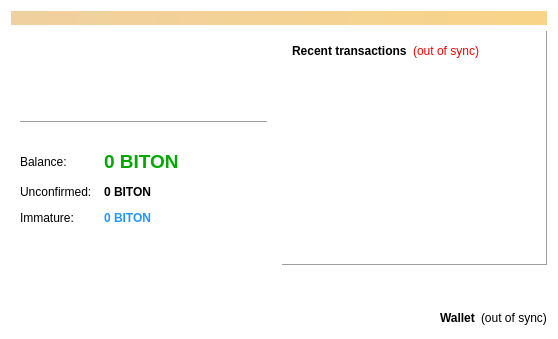
<?xml version="1.0" encoding="UTF-8"?>
<ui version="4.0">
 <class>OverviewPage</class>
 <widget class="QWidget" name="OverviewPage">
  <property name="geometry">
   <rect>
    <x>0</x>
    <y>0</y>
    <width>558</width>
    <height>339</height>
   </rect>
  </property>
  <property name="maximumSize">
   <size>
    <width>16777215</width>
    <height>16777215</height>
   </size>
  </property>
  <property name="windowTitle">
   <string>Form</string>
  </property>
  <property name="windowIcon">
   <iconset resource="../biton.qrc">
    <normaloff>:/icons/biton</normaloff>:/icons/biton</iconset>
  </property>
  <property name="autoFillBackground">
   <bool>false</bool>
  </property>
  <property name="styleSheet">
   <string notr="true">background-color: rgb(255, 255, 255);
alternate-background-color: rgb(255, 255, 255);</string>
  </property>
  <layout class="QVBoxLayout" name="topLayout">
   <item>
    <widget class="QLabel" name="labelAlerts">
     <property name="visible">
      <bool>false</bool>
     </property>
     <property name="styleSheet">
      <string notr="true">background-color: qlineargradient(x1: 0, y1: 0, x2: 1, y2: 0, stop:0 #F0D0A0, stop:1 #F8D488); color:#000000;</string>
     </property>
     <property name="wordWrap">
      <bool>true</bool>
     </property>
     <property name="margin">
      <number>3</number>
     </property>
    </widget>
   </item>
   <item>
    <layout class="QHBoxLayout" name="horizontalLayout" stretch="1,1">
     <item>
      <layout class="QVBoxLayout" name="verticalLayout_2">
       <item>
        <widget class="QFrame" name="frame">
         <property name="autoFillBackground">
          <bool>false</bool>
         </property>
         <property name="styleSheet">
          <string notr="true">background-color: qlineargradient(spread:pad, x1:0.005, y1:0, x2:1, y2:0, stop:0.00402413 rgba(255, 255, 255, 0), stop:0.43863 rgba(0, 188, 255, 0), stop:1 rgba(255, 255, 255, 0));</string>
         </property>
         <property name="frameShape">
          <enum>QFrame::NoFrame</enum>
         </property>
         <property name="frameShadow">
          <enum>QFrame::Raised</enum>
         </property>
         <layout class="QVBoxLayout" name="verticalLayout_4">
          <item>
           <widget class="QLabel" name="label_2">
            <property name="minimumSize">
             <size>
              <width>200</width>
              <height>75</height>
             </size>
            </property>
            <property name="styleSheet">
             <string notr="true">image: url(:/images/res/images/logo.png);
background-color: rgba(255, 255, 255, 0);</string>
            </property>
            <property name="midLineWidth">
             <number>0</number>
            </property>
            <property name="text">
             <string/>
            </property>
            <property name="wordWrap">
             <bool>false</bool>
            </property>
            <property name="margin">
             <number>0</number>
            </property>
            <property name="indent">
             <number>-1</number>
            </property>
            <property name="openExternalLinks">
             <bool>false</bool>
            </property>
           </widget>
          </item>
          <item>
           <widget class="Line" name="line_2">
            <property name="orientation">
             <enum>Qt::Horizontal</enum>
            </property>
           </widget>
          </item>
          <item>
           <spacer name="horizontalSpacer_4">
            <property name="orientation">
             <enum>Qt::Horizontal</enum>
            </property>
            <property name="sizeHint" stdset="0">
             <size>
              <width>40</width>
              <height>20</height>
             </size>
            </property>
           </spacer>
          </item>
          <item>
           <layout class="QFormLayout" name="formLayout_2">
            <property name="fieldGrowthPolicy">
             <enum>QFormLayout::AllNonFixedFieldsGrow</enum>
            </property>
            <property name="horizontalSpacing">
             <number>12</number>
            </property>
            <property name="verticalSpacing">
             <number>12</number>
            </property>
            <item row="0" column="0">
             <widget class="QLabel" name="label">
              <property name="styleSheet">
               <string notr="true">background-color: qlineargradient(spread:pad, x1:0.005, y1:0, x2:1, y2:0, stop:0.00402413 rgba(255, 255, 255, 0), stop:0.43863 rgba(0, 188, 255, 0), stop:1 rgba(255, 255, 255, 0));</string>
              </property>
              <property name="text">
               <string>Balance:</string>
              </property>
             </widget>
            </item>
            <item row="0" column="1">
             <widget class="QLabel" name="labelBalance">
              <property name="font">
               <font>
                <family>Ubuntu</family>
                <pointsize>14</pointsize>
                <weight>75</weight>
                <italic>false</italic>
                <bold>true</bold>
               </font>
              </property>
              <property name="cursor">
               <cursorShape>IBeamCursor</cursorShape>
              </property>
              <property name="toolTip">
               <string>Your current balance</string>
              </property>
              <property name="styleSheet">
               <string notr="true">color: rgb(0, 170, 0);
font: 75 bold 14pt &quot;Ubuntu&quot;;</string>
              </property>
              <property name="text">
               <string notr="true">0 BITON</string>
              </property>
              <property name="textInteractionFlags">
               <set>Qt::LinksAccessibleByMouse|Qt::TextSelectableByKeyboard|Qt::TextSelectableByMouse</set>
              </property>
             </widget>
            </item>
            <item row="1" column="0">
             <widget class="QLabel" name="label_3">
              <property name="styleSheet">
               <string notr="true">background-color: qlineargradient(spread:pad, x1:0.005, y1:0, x2:1, y2:0, stop:0.00402413 rgba(255, 255, 255, 0), stop:0.43863 rgba(0, 188, 255, 0), stop:1 rgba(255, 255, 255, 0));</string>
              </property>
              <property name="text">
               <string>Unconfirmed:</string>
              </property>
             </widget>
            </item>
            <item row="1" column="1">
             <widget class="QLabel" name="labelUnconfirmed">
              <property name="font">
               <font>
                <weight>75</weight>
                <bold>true</bold>
               </font>
              </property>
              <property name="cursor">
               <cursorShape>IBeamCursor</cursorShape>
              </property>
              <property name="toolTip">
               <string>Total of transactions that have yet to be confirmed, and do not yet count toward the current balance</string>
              </property>
              <property name="autoFillBackground">
               <bool>false</bool>
              </property>
              <property name="styleSheet">
               <string notr="true">background-color:  rgba(255, 255, 255, 0);

</string>
              </property>
              <property name="text">
               <string notr="true">0 BITON</string>
              </property>
              <property name="textInteractionFlags">
               <set>Qt::LinksAccessibleByMouse|Qt::TextSelectableByKeyboard|Qt::TextSelectableByMouse</set>
              </property>
             </widget>
            </item>
            <item row="2" column="0">
             <widget class="QLabel" name="labelImmatureText">
              <property name="styleSheet">
               <string notr="true">background-color: qlineargradient(spread:pad, x1:0.005, y1:0, x2:1, y2:0, stop:0.00402413 rgba(255, 255, 255, 0), stop:0.43863 rgba(0, 188, 255, 0), stop:1 rgba(255, 255, 255, 0));</string>
              </property>
              <property name="text">
               <string>Immature:</string>
              </property>
             </widget>
            </item>
            <item row="2" column="1">
             <widget class="QLabel" name="labelImmature">
              <property name="font">
               <font>
                <weight>75</weight>
                <bold>true</bold>
               </font>
              </property>
              <property name="toolTip">
               <string>Mined balance that has not yet matured</string>
              </property>
              <property name="styleSheet">
               <string notr="true">background-color: rgba(255, 255, 255, 0);
color: rgb(32, 151, 255);</string>
              </property>
              <property name="text">
               <string notr="true">0 BITON</string>
              </property>
              <property name="textInteractionFlags">
               <set>Qt::LinksAccessibleByMouse|Qt::TextSelectableByKeyboard|Qt::TextSelectableByMouse</set>
              </property>
             </widget>
            </item>
           </layout>
          </item>
          <item>
           <spacer name="horizontalSpacer_3">
            <property name="orientation">
             <enum>Qt::Horizontal</enum>
            </property>
            <property name="sizeHint" stdset="0">
             <size>
              <width>40</width>
              <height>20</height>
             </size>
            </property>
           </spacer>
          </item>
          <item>
           <spacer name="verticalSpacer">
            <property name="orientation">
             <enum>Qt::Vertical</enum>
            </property>
            <property name="sizeHint" stdset="0">
             <size>
              <width>20</width>
              <height>40</height>
             </size>
            </property>
           </spacer>
          </item>
         </layout>
        </widget>
       </item>
      </layout>
     </item>
     <item>
      <layout class="QVBoxLayout" name="verticalLayout_3">
       <item>
        <widget class="QFrame" name="frame_2">
         <property name="styleSheet">
          <string notr="true">background-color: qlineargradient(spread:pad, x1:0.005, y1:0, x2:1, y2:0, stop:0.00402413 rgba(255, 255, 255, 0), stop:0.43863 rgba(0, 188, 255, 0), stop:1 rgba(255, 255, 255, 0));</string>
         </property>
         <property name="frameShape">
          <enum>QFrame::Panel</enum>
         </property>
         <property name="frameShadow">
          <enum>QFrame::Raised</enum>
         </property>
         <layout class="QVBoxLayout" name="verticalLayout">
          <item>
           <layout class="QHBoxLayout" name="horizontalLayout_2">
            <item>
             <widget class="QLabel" name="label_4">
              <property name="text">
               <string>&lt;b&gt;Recent transactions&lt;/b&gt;</string>
              </property>
             </widget>
            </item>
            <item>
             <widget class="QLabel" name="labelTransactionsStatus">
              <property name="toolTip">
               <string>The displayed information may be out of date. Your wallet automatically synchronizes with the Biton network after a connection is established, but this process has not completed yet.</string>
              </property>
              <property name="styleSheet">
               <string notr="true">QLabel { color: red; }</string>
              </property>
              <property name="text">
               <string notr="true">(out of sync)</string>
              </property>
              <property name="alignment">
               <set>Qt::AlignRight|Qt::AlignTrailing|Qt::AlignVCenter</set>
              </property>
             </widget>
            </item>
            <item>
             <spacer name="horizontalSpacer">
              <property name="orientation">
               <enum>Qt::Horizontal</enum>
              </property>
              <property name="sizeHint" stdset="0">
               <size>
                <width>40</width>
                <height>20</height>
               </size>
              </property>
             </spacer>
            </item>
           </layout>
          </item>
          <item>
           <widget class="QListView" name="listTransactions">
            <property name="styleSheet">
             <string notr="true">QListView { background: transparent; }</string>
            </property>
            <property name="frameShape">
             <enum>QFrame::NoFrame</enum>
            </property>
            <property name="verticalScrollBarPolicy">
             <enum>Qt::ScrollBarAlwaysOff</enum>
            </property>
            <property name="horizontalScrollBarPolicy">
             <enum>Qt::ScrollBarAlwaysOff</enum>
            </property>
            <property name="selectionMode">
             <enum>QAbstractItemView::NoSelection</enum>
            </property>
           </widget>
          </item>
         </layout>
        </widget>
       </item>
       <item>
        <spacer name="verticalSpacer_2">
         <property name="orientation">
          <enum>Qt::Vertical</enum>
         </property>
         <property name="sizeHint" stdset="0">
          <size>
           <width>20</width>
           <height>40</height>
          </size>
         </property>
        </spacer>
       </item>
       <item>
        <layout class="QHBoxLayout" name="horizontalLayout_4">
         <item>
          <spacer name="horizontalSpacer_2">
           <property name="orientation">
            <enum>Qt::Horizontal</enum>
           </property>
           <property name="sizeHint" stdset="0">
            <size>
             <width>40</width>
             <height>20</height>
            </size>
           </property>
          </spacer>
         </item>
         <item>
          <widget class="QLabel" name="label_5">
           <property name="font">
            <font>
             <weight>75</weight>
             <bold>true</bold>
            </font>
           </property>
           <property name="styleSheet">
            <string notr="true">background-color: qlineargradient(spread:pad, x1:0.005, y1:0, x2:1, y2:0, stop:0.00402413 rgba(255, 255, 255, 0), stop:0.43863 rgba(0, 188, 255, 0), stop:1 rgba(255, 255, 255, 0));</string>
           </property>
           <property name="text">
            <string>Wallet</string>
           </property>
          </widget>
         </item>
         <item>
          <widget class="QLabel" name="labelWalletStatus">
           <property name="toolTip">
            <string>The displayed information may be out of date. Your wallet automatically synchronizes with the Biton network after a connection is established, but this process has not completed yet.</string>
           </property>
           <property name="autoFillBackground">
            <bool>false</bool>
           </property>
           <property name="styleSheet">
            <string notr="true">background-color: qlineargradient(spread:pad, x1:0.005, y1:0, x2:1, y2:0, stop:0.00402413 rgba(255, 255, 255, 0), stop:0.43863 rgba(0, 188, 255, 0), stop:1 rgba(255, 255, 255, 0));</string>
           </property>
           <property name="text">
            <string notr="true">(out of sync)</string>
           </property>
           <property name="alignment">
            <set>Qt::AlignLeading|Qt::AlignLeft|Qt::AlignVCenter</set>
           </property>
          </widget>
         </item>
        </layout>
       </item>
      </layout>
     </item>
    </layout>
   </item>
  </layout>
 </widget>
 <resources>
  <include location="../biton.qrc"/>
 </resources>
 <connections/>
</ui>
